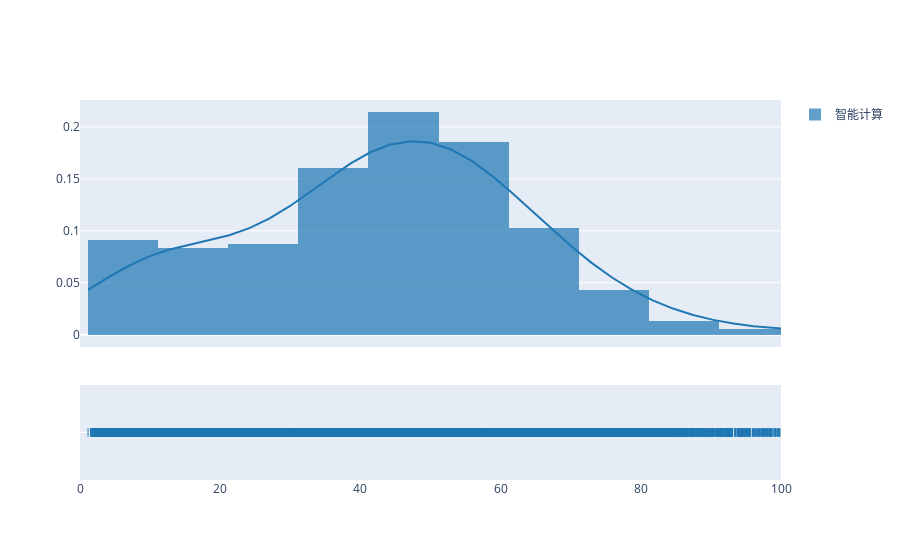

The notebook cell this image was saved under:
### Markdown cell above
# 提取最终画图用到的dataframe

### Code cell
colors = [
    '#1f77b4',  # muted blue
    '#ff7f0e',  # safety orange
    '#2ca02c',  # cooked asparagus green
    '#d62728',  # brick red
    '#9467bd',  # muted purple
    '#8c564b',  # chestnut brown
    '#e377c2',  # raspberry yogurt pink
    '#7f7f7f',  # middle gray
    '#bcbd22',  # curry yellow-green
    '#17becf'   # blue-teal
]

layout={"title": "学生用时分布", 
                                       "xaxis_title": "学生用时，单位秒",
                                       "yaxis_title": "学生个数",
                                       # x轴坐标倾斜60度
                                       "xaxis": {"tickangle": 60}
                                      }

#数据组
x1 = []
for data in df_main.loc[:, 'interval_minutes']:
    if type(data)!=str:
        x1.append(data)

hist_data= [x1]

group_labels=['智能计算']

fig=ff.create_distplot(hist_data,group_labels,bin_size=10,histnorm = 'probability')
fig['layout'].update(xaxis = dict(range = [0,100]))
plot(fig,filename='./plot/总计时间分布直方图(不包含超时数据).html')
offline.iplot(fig)

### Figure 1 — Plotly figure (JSON) as saved in the notebook; plotly's stock layout.template omitted (floating-point values rounded to 4 significant figures; data arrays with more than 128 entries replaced by an {"elided": "..."} marker saying what was removed)
{"data": [{"autobinx": false, "histnorm": "probability", "legendgroup": "智能计算", "marker": {"color": "rgb(31, 119, 180)"}, "name": "智能计算", "opacity": 0.7, "type": "histogram", "x": {"elided": "31412 float values"}, "xaxis": "x", "xbins": {"end": 1440.0, "size": 10, "start": 1.15}, "yaxis": "y"}, {"legendgroup": "智能计算", "marker": {"color": "rgb(31, 119, 180)"}, "mode": "lines", "name": "智能计算", "showlegend": false, "type": "scatter", "x": {"elided": "500 float values"}, "xaxis": "x", "y": {"elided": "500 float values"}, "yaxis": "y"}, {"legendgroup": "智能计算", "marker": {"color": "rgb(31, 119, 180)", "symbol": "line-ns-open"}, "mode": "markers", "name": "智能计算", "showlegend": false, "type": "scatter", "x": {"elided": "31412 float values"}, "xaxis": "x", "y": {"elided": "31412 str values"}, "yaxis": "y2"}], "layout": {"barmode": "overlay", "hovermode": "closest", "legend": {"traceorder": "reversed"}, "xaxis": {"anchor": "y2", "domain": [0, 1], "range": [0, 100], "zeroline": false}, "yaxis": {"anchor": "free", "domain": [0.35, 1], "position": 0}, "yaxis2": {"anchor": "x", "domain": [0, 0.25], "dtick": 1, "showticklabels": false}}}
